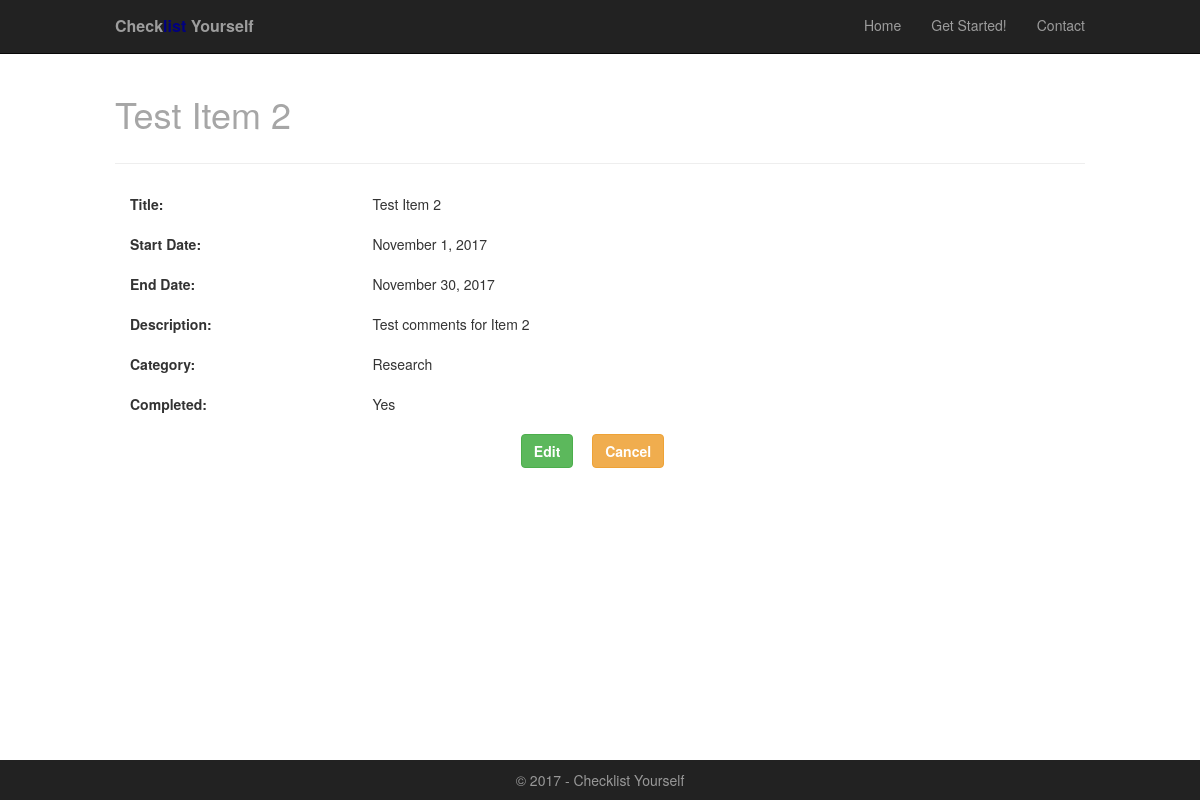
Page /checklist/2/ on the earlier database version.
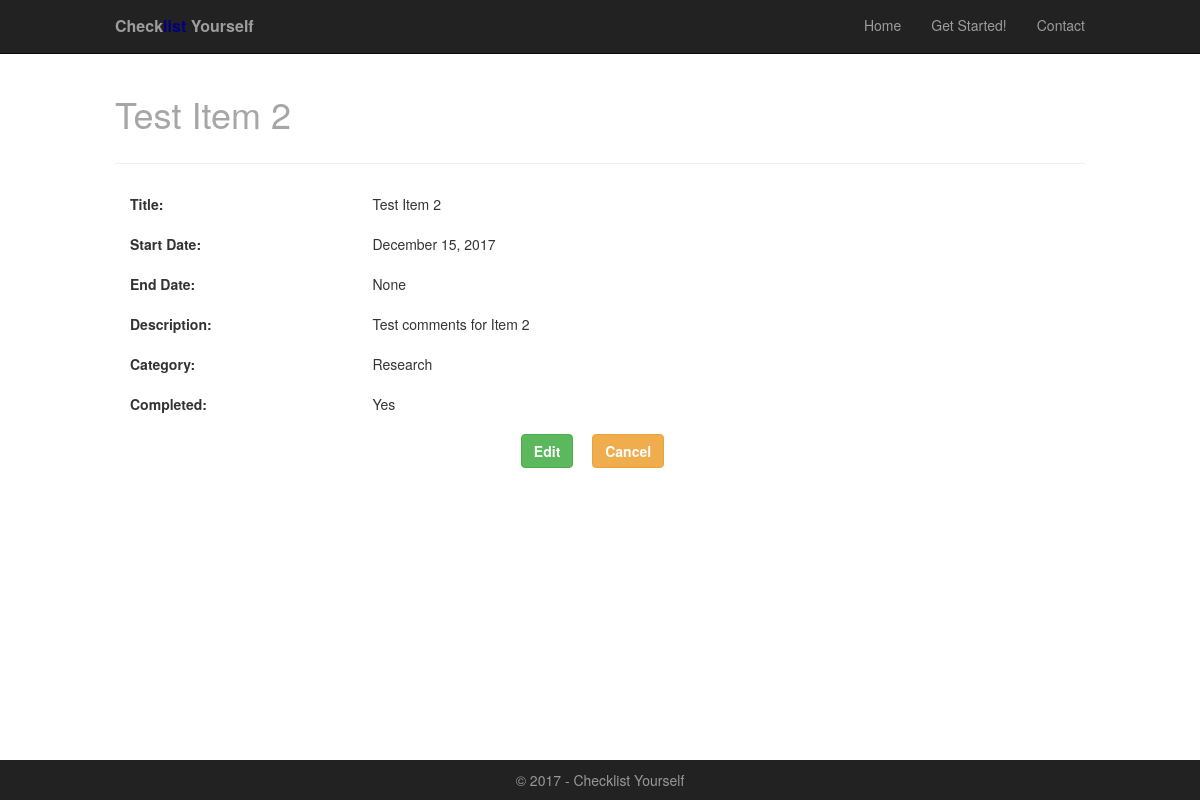
Same page on the later database version.
### checklist/models.py (models this page shows, shortened)
class Checklist(models.Model):
    date_created = models.DateTimeField(auto_now_add=True)
    title = models.CharField(max_length=255)
    start_date = models.DateField(null=True, blank=True)
    end_date = models.DateField(null=True, blank=True)
    description = models.TextField(null=True, blank=True)
    category = models.ForeignKey(Category)
    completed = models.BooleanField(default=False)

class Category(models.Model):
    type = models.CharField(max_length=255)
    def __str__(self):
        return self.type

### checklist/views.py (the view)
# urls.py: url(r'^(?P<pk>\d+)/$', views.ChecklistDetailView.as_view(), name='detail'),
class ChecklistDetailView(DetailView):
    model = Checklist

### checklist/templates/checklist/checklist_detail.html (shortened to what this page needs)
{% extends 'layout.html' %}
{% load static from staticfiles %}
{% block css %}
<link rel="stylesheet" type="text/css" href="{% static 'css/form_style.css' %}" />
{% endblock %}
{% block content %}
<div class="container form-page">
	<div class='page-header'>
		<h1 class="hide-mobile"><span class="edit-item">{{ checklist.title }}</span></h1>
	</div>
    <div class="form-input">
        <div class="fieldWrapper row">
            <div class="col-xs-12 col-sm-3"><strong>Title:</strong></div>
            <div class="col-xs-12 col-sm-9">{{ checklist.title }}</div>
        </div>
        <div class="fieldWrapper row">
            <div class="col-xs-12 col-sm-3"><strong>Start Date:</strong></div>
            {% if checklist.start_date %}
                <div class="col-xs-12 col-sm-9">{{ checklist.start_date|date:'F j, Y' }}</div>
            {% else %}
                <div class="col-xs-12 col-sm-9">{{ checklist.start_date }}</div>
            {% endif %}
        </div>
        <div class="fieldWrapper row">
            <div class="col-xs-12 col-sm-3"><strong>End Date:</strong></div>
            {% if checklist.end_date %}
                <div class="col-xs-12 col-sm-9">{{ checklist.end_date|date:'F j, Y' }}</div>
            {% else %}
                <div class="col-xs-12 col-sm-9">{{ checklist.end_date }}</div>
            {% endif %}
        </div>
        <div class="fieldWrapper row">
            <div class="col-xs-12 col-sm-3"><strong>Description:</strong></div>
            <div class="col-xs-12 col-sm-9">{{ checklist.description }}</div>
        </div>
        {% if checklist.category %}
        <div class="fieldWrapper row">
            <div class="col-xs-12 col-sm-3"><strong>Category:</strong></div>
            <div class="col-xs-12 col-sm-9">{{ checklist.category }}</div>
        </div>
        {% endif %}
        <div class="fieldWrapper row">
            <div class="col-xs-12 col-sm-3"><strong>Completed:</strong></div>
            <div class="col-xs-12 col-sm-9">{% if checklist.completed %}Yes{% else %}No{% endif %}</div>
        </div>
	</div>
	<div class='text-center'>
		<div class='btn-grp'>
			<div class="btn btn-success"><a class="btn-add" href="{% url 'checklist:update' pk=checklist.pk %}">Edit</a></div>
			<div class="btn btn-warning"><a class="btn-add" href="\checklist">Cancel</a></div>
		</div>
	</div>
</div>
{% endblock %}

Differences in the rows shown:
changed Checklist "Test Item 2": start_date "November 1, 2017" → "December 15, 2017"; end_date "November 30, 2017" → "None"
